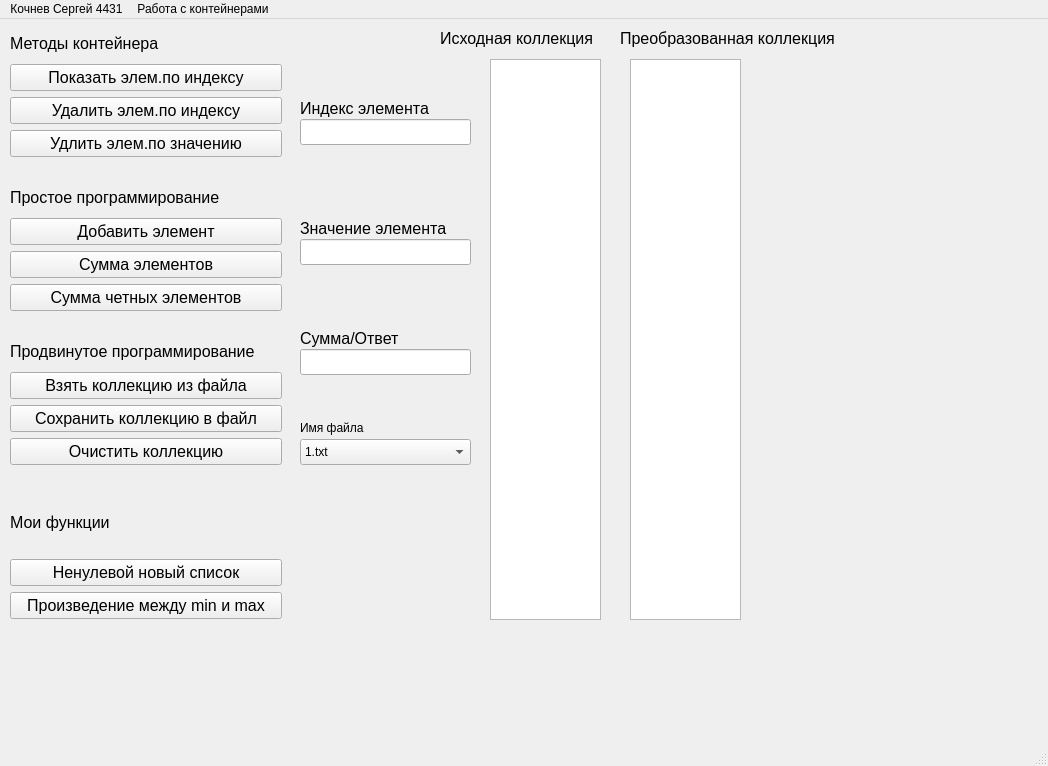
<?xml version="1.0" encoding="UTF-8"?>
<ui version="4.0">
 <class>MainWindow</class>
 <widget class="QMainWindow" name="MainWindow">
  <property name="geometry">
   <rect>
    <x>0</x>
    <y>0</y>
    <width>1048</width>
    <height>766</height>
   </rect>
  </property>
  <property name="windowTitle">
   <string>MainWindow</string>
  </property>
  <widget class="QWidget" name="centralwidget">
   <widget class="QWidget" name="verticalLayoutWidget_4">
    <property name="geometry">
     <rect>
      <x>10</x>
      <y>10</y>
      <width>272</width>
      <height>590</height>
     </rect>
    </property>
    <property name="font">
     <font>
      <pointsize>12</pointsize>
     </font>
    </property>
    <layout class="QVBoxLayout" name="verticalLayout_6">
     <item>
      <layout class="QVBoxLayout" name="verticalLayout">
       <item>
        <widget class="QLabel" name="label_con">
         <property name="font">
          <font>
           <pointsize>12</pointsize>
          </font>
         </property>
         <property name="text">
          <string>Методы контейнера</string>
         </property>
        </widget>
       </item>
       <item>
        <widget class="QPushButton" name="pushButton_con_1">
         <property name="font">
          <font>
           <pointsize>12</pointsize>
          </font>
         </property>
         <property name="text">
          <string>Показать элем.по индексу</string>
         </property>
         <property name="checkable">
          <bool>false</bool>
         </property>
        </widget>
       </item>
       <item>
        <widget class="QPushButton" name="pushButton_con_2">
         <property name="font">
          <font>
           <pointsize>12</pointsize>
          </font>
         </property>
         <property name="text">
          <string>Удалить элем.по индексу</string>
         </property>
        </widget>
       </item>
       <item>
        <widget class="QPushButton" name="pushButton_con_3">
         <property name="font">
          <font>
           <pointsize>12</pointsize>
          </font>
         </property>
         <property name="text">
          <string>Удлить элем.по значению</string>
         </property>
        </widget>
       </item>
      </layout>
     </item>
     <item>
      <spacer name="horizontalSpacer">
       <property name="font">
        <font>
         <pointsize>12</pointsize>
        </font>
       </property>
       <property name="orientation">
        <enum>Qt::Orientation::Horizontal</enum>
       </property>
       <property name="sizeHint" stdset="0">
        <size>
         <width>40</width>
         <height>20</height>
        </size>
       </property>
      </spacer>
     </item>
     <item>
      <layout class="QVBoxLayout" name="verticalLayout_2">
       <item>
        <widget class="QLabel" name="label_prog">
         <property name="font">
          <font>
           <pointsize>12</pointsize>
          </font>
         </property>
         <property name="text">
          <string>Простое программирование</string>
         </property>
        </widget>
       </item>
       <item>
        <widget class="QPushButton" name="pushButton_prog_1">
         <property name="font">
          <font>
           <pointsize>12</pointsize>
          </font>
         </property>
         <property name="text">
          <string>Добавить элемент</string>
         </property>
        </widget>
       </item>
       <item>
        <widget class="QPushButton" name="pushButton_prog_2">
         <property name="font">
          <font>
           <pointsize>12</pointsize>
          </font>
         </property>
         <property name="text">
          <string>Сумма элементов</string>
         </property>
        </widget>
       </item>
       <item>
        <widget class="QPushButton" name="pushButton_prog_3">
         <property name="font">
          <font>
           <pointsize>12</pointsize>
          </font>
         </property>
         <property name="text">
          <string>Сумма четных элементов</string>
         </property>
        </widget>
       </item>
      </layout>
     </item>
     <item>
      <spacer name="horizontalSpacer_2">
       <property name="font">
        <font>
         <pointsize>12</pointsize>
        </font>
       </property>
       <property name="orientation">
        <enum>Qt::Orientation::Horizontal</enum>
       </property>
       <property name="sizeHint" stdset="0">
        <size>
         <width>40</width>
         <height>20</height>
        </size>
       </property>
      </spacer>
     </item>
     <item>
      <layout class="QVBoxLayout" name="verticalLayout_3">
       <item>
        <widget class="QLabel" name="label_hard">
         <property name="font">
          <font>
           <pointsize>12</pointsize>
          </font>
         </property>
         <property name="text">
          <string>Продвинутое программирование</string>
         </property>
        </widget>
       </item>
       <item>
        <widget class="QPushButton" name="pushButton_hard_1">
         <property name="font">
          <font>
           <pointsize>12</pointsize>
          </font>
         </property>
         <property name="text">
          <string>Взять коллекцию из файла</string>
         </property>
        </widget>
       </item>
       <item>
        <widget class="QPushButton" name="pushButton_hard_2">
         <property name="font">
          <font>
           <pointsize>12</pointsize>
          </font>
         </property>
         <property name="text">
          <string>Сохранить коллекцию в файл</string>
         </property>
        </widget>
       </item>
       <item>
        <widget class="QPushButton" name="pushButton_hard_3">
         <property name="font">
          <font>
           <pointsize>12</pointsize>
          </font>
         </property>
         <property name="text">
          <string>Очистить коллекцию</string>
         </property>
        </widget>
       </item>
      </layout>
     </item>
     <item>
      <spacer name="horizontalSpacer_3">
       <property name="font">
        <font>
         <pointsize>12</pointsize>
        </font>
       </property>
       <property name="orientation">
        <enum>Qt::Orientation::Horizontal</enum>
       </property>
       <property name="sizeHint" stdset="0">
        <size>
         <width>40</width>
         <height>20</height>
        </size>
       </property>
      </spacer>
     </item>
     <item>
      <layout class="QVBoxLayout" name="verticalLayout_7">
       <item>
        <widget class="QLabel" name="label_my">
         <property name="font">
          <font>
           <pointsize>12</pointsize>
          </font>
         </property>
         <property name="text">
          <string>Мои функции</string>
         </property>
        </widget>
       </item>
       <item>
        <widget class="QPushButton" name="pushButton_my_1">
         <property name="font">
          <font>
           <pointsize>12</pointsize>
          </font>
         </property>
         <property name="text">
          <string>Ненулевой новый список</string>
         </property>
        </widget>
       </item>
       <item>
        <widget class="QPushButton" name="pushButton_my_2">
         <property name="font">
          <font>
           <pointsize>12</pointsize>
          </font>
         </property>
         <property name="text">
          <string>Произведение между min и max</string>
         </property>
        </widget>
       </item>
      </layout>
     </item>
    </layout>
   </widget>
   <widget class="QLineEdit" name="lineEdit">
    <property name="geometry">
     <rect>
      <x>300</x>
      <y>100</y>
      <width>171</width>
      <height>26</height>
     </rect>
    </property>
    <property name="font">
     <font>
      <pointsize>12</pointsize>
     </font>
    </property>
   </widget>
   <widget class="QLabel" name="label_line_index">
    <property name="geometry">
     <rect>
      <x>300</x>
      <y>80</y>
      <width>171</width>
      <height>18</height>
     </rect>
    </property>
    <property name="font">
     <font>
      <pointsize>12</pointsize>
     </font>
    </property>
    <property name="text">
     <string>Индекс элемента</string>
    </property>
   </widget>
   <widget class="QLineEdit" name="lineEdit_2">
    <property name="geometry">
     <rect>
      <x>300</x>
      <y>220</y>
      <width>171</width>
      <height>26</height>
     </rect>
    </property>
    <property name="font">
     <font>
      <pointsize>12</pointsize>
     </font>
    </property>
   </widget>
   <widget class="QLabel" name="label_line_znach">
    <property name="geometry">
     <rect>
      <x>300</x>
      <y>200</y>
      <width>171</width>
      <height>18</height>
     </rect>
    </property>
    <property name="font">
     <font>
      <pointsize>12</pointsize>
     </font>
    </property>
    <property name="text">
     <string>Значение элемента</string>
    </property>
   </widget>
   <widget class="QLabel" name="label_line_sum">
    <property name="geometry">
     <rect>
      <x>300</x>
      <y>310</y>
      <width>171</width>
      <height>18</height>
     </rect>
    </property>
    <property name="font">
     <font>
      <pointsize>12</pointsize>
     </font>
    </property>
    <property name="text">
     <string>Сумма/Ответ</string>
    </property>
   </widget>
   <widget class="QLineEdit" name="lineEdit_3">
    <property name="geometry">
     <rect>
      <x>300</x>
      <y>330</y>
      <width>171</width>
      <height>26</height>
     </rect>
    </property>
    <property name="font">
     <font>
      <pointsize>12</pointsize>
     </font>
    </property>
    <property name="readOnly">
     <bool>true</bool>
    </property>
   </widget>
   <widget class="QLabel" name="label_ishod">
    <property name="geometry">
     <rect>
      <x>440</x>
      <y>10</y>
      <width>171</width>
      <height>18</height>
     </rect>
    </property>
    <property name="font">
     <font>
      <pointsize>12</pointsize>
     </font>
    </property>
    <property name="text">
     <string>Исходная коллекция</string>
    </property>
   </widget>
   <widget class="QLabel" name="label_otv">
    <property name="geometry">
     <rect>
      <x>620</x>
      <y>10</y>
      <width>231</width>
      <height>18</height>
     </rect>
    </property>
    <property name="font">
     <font>
      <pointsize>12</pointsize>
     </font>
    </property>
    <property name="text">
     <string>Преобразованная коллекция</string>
    </property>
   </widget>
   <widget class="QComboBox" name="comboBox_file_name">
    <property name="geometry">
     <rect>
      <x>300</x>
      <y>420</y>
      <width>171</width>
      <height>26</height>
     </rect>
    </property>
    <item>
     <property name="text">
      <string>1.txt</string>
     </property>
    </item>
    <item>
     <property name="text">
      <string>2.txt</string>
     </property>
    </item>
   </widget>
   <widget class="QLabel" name="label_file_name">
    <property name="geometry">
     <rect>
      <x>300</x>
      <y>400</y>
      <width>71</width>
      <height>18</height>
     </rect>
    </property>
    <property name="text">
     <string>Имя файла</string>
    </property>
   </widget>
   <widget class="QListWidget" name="listWidget_ishod">
    <property name="geometry">
     <rect>
      <x>490</x>
      <y>40</y>
      <width>111</width>
      <height>561</height>
     </rect>
    </property>
   </widget>
   <widget class="QListWidget" name="listWidget_modify">
    <property name="geometry">
     <rect>
      <x>630</x>
      <y>40</y>
      <width>111</width>
      <height>561</height>
     </rect>
    </property>
   </widget>
  </widget>
  <widget class="QMenuBar" name="menubar">
   <property name="geometry">
    <rect>
     <x>0</x>
     <y>0</y>
     <width>1048</width>
     <height>23</height>
    </rect>
   </property>
   <widget class="QMenu" name="menu_4431">
    <property name="title">
     <string>Кочнев Сергей 4431</string>
    </property>
   </widget>
   <widget class="QMenu" name="menu">
    <property name="title">
     <string>Работа с контейнерами</string>
    </property>
   </widget>
   <addaction name="menu_4431"/>
   <addaction name="menu"/>
  </widget>
  <widget class="QStatusBar" name="statusbar"/>
 </widget>
 <resources/>
 <connections/>
</ui>
